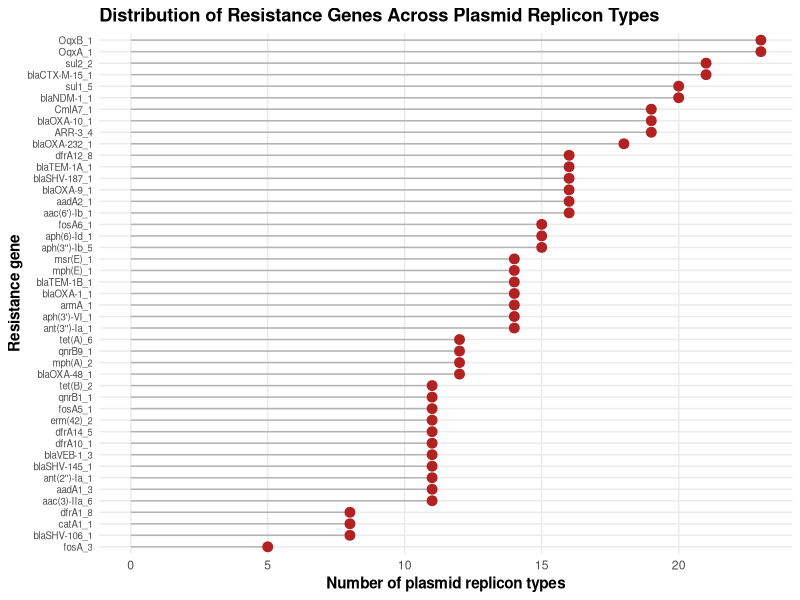
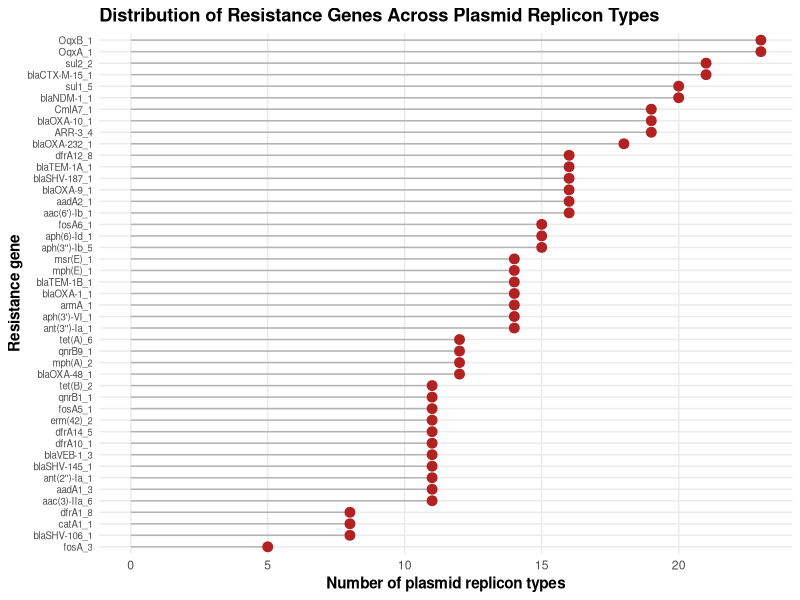

Recreate these plots in R, in order.
# set working directory
setwd("//wsl$/Ubuntu/home/nav/amr-mini-project/results")

# load libraries
library(tidyverse)

# load gene–plasmid pairs
pairs <- read_tsv(
  "gene_plasmid_pairs.tsv",
  col_names = c("Genome", "Gene", "Plasmid")
)

# calculate gene–plasmid associations
gene_promiscuity <- pairs %>%
  distinct(Gene, Plasmid) %>%
  count(Gene)

# create the plot
p5 <- ggplot(gene_promiscuity,
             aes(x = n, y = reorder(Gene, n))) +
  geom_segment(
    aes(x = 0, xend = n, yend = Gene),
    color = "grey70"
  ) +
  geom_point(size = 3, color = "firebrick") +
  labs(
    title = "Distribution of Resistance Genes Across Plasmid Replicon Types",
    x = "Number of plasmid replicon types",
    y = "Resistance gene"
  ) +
  theme_minimal(base_size = 11) +
  theme(
    plot.title = element_text(face = "bold"),
    axis.title.x = element_text(face = "bold"),
    axis.title.y = element_text(face = "bold"),
    axis.text.y = element_text(size = 7),
    panel.grid.minor = element_blank()
  )

# display the plot
print(p5)

# save with sufficient height to avoid label overlap
ggsave(
  "plot5_gene_plasmid_distribution.png",
  p5,
  width = 7,
  height = 10,
  dpi = 300
)
